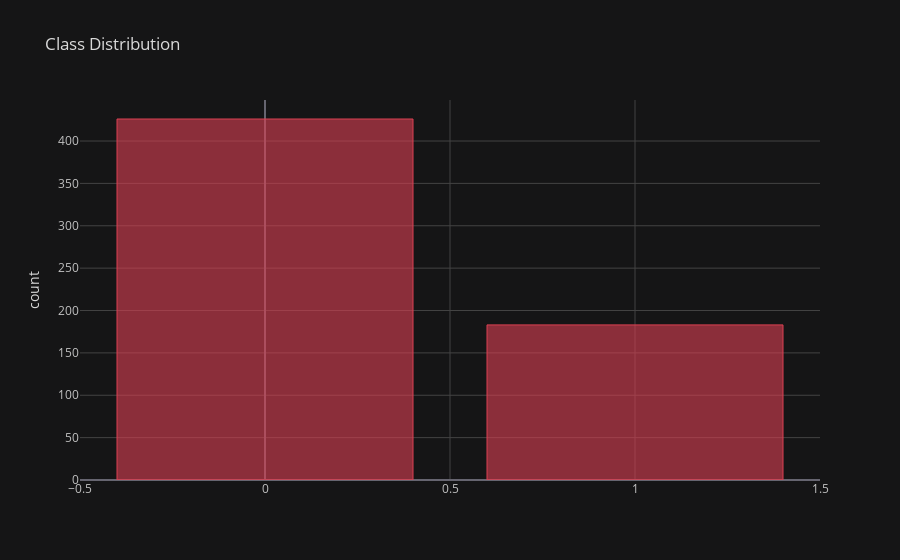

Notebook code for this chart:
### Markdown cell above
PLOTS

### Code cell
df.groupby('pred').count()['age'].iplot(kind='bar',title='Class Distribution', yTitle='count', theme='solar', color='red')

### Figure 1 — Plotly figure (JSON) as saved in the notebook; plotly's stock layout.template omitted (floating-point values rounded to 4 significant figures)
{"data": [{"marker": {"color": "rgba(219, 64, 82, 0.6)", "line": {"color": "rgba(219, 64, 82, 1.0)", "width": 1}}, "name": "age", "orientation": "v", "text": "", "type": "bar", "x": [0, 1], "y": [426, 183]}], "layout": {"legend": {"bgcolor": "#151516", "font": {"color": "#D9D9D9"}}, "paper_bgcolor": "#151516", "plot_bgcolor": "#151516", "title": {"font": {"color": "#D9D9D9"}, "text": "Class Distribution"}, "xaxis": {"gridcolor": "#434343", "showgrid": true, "tickfont": {"color": "#C2C2C2"}, "title": {"font": {"color": "#D9D9D9"}, "text": ""}, "zerolinecolor": "#666570"}, "yaxis": {"gridcolor": "#434343", "showgrid": true, "tickfont": {"color": "#C2C2C2"}, "title": {"font": {"color": "#D9D9D9"}, "text": "count"}, "zerolinecolor": "#666570"}}}
